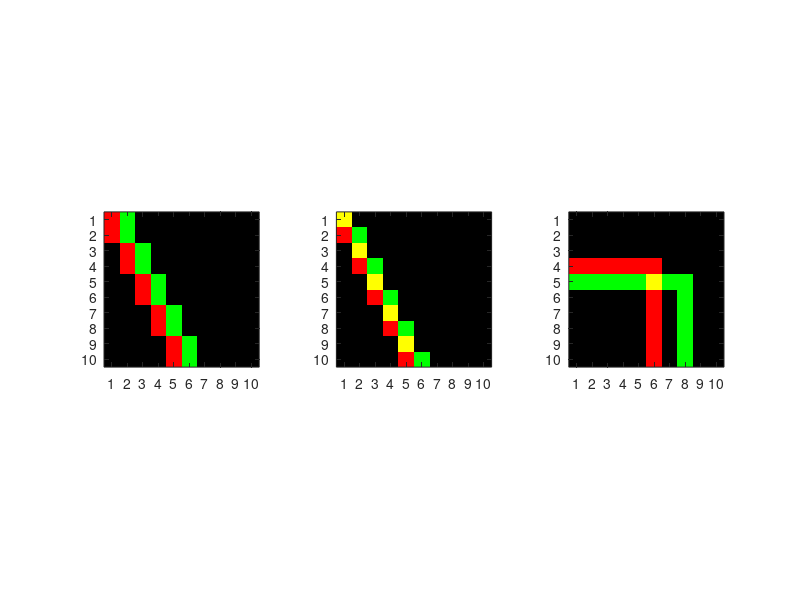

Recreate this plot in MATLAB.
function weissPatterns
% This code generates 3 motion patterns, each consisting of two snapshots
% of an image at successive times.  It then computes the likelihood of
% all motions with x-velocities in {-2, -1, 0, 1, 2} and y-velocities in
% {-2, -1, 0, 1, 2}.

for pat = 1:3
   [image1, image2] = generate_example(pat);
   plot_example(image1,image2, pat);
   print_array(['example' 64+pat '1'],image1);
   print_array(['example' 64+pat '2'],image2);
end

function print_array(name, arr)
fprintf('%s = [\n',name);
for r = 1:size(arr,1)
   fprintf('    [');
   for c=1:size(arr,2)
      fprintf('%d',arr(r,c));
      if (c < size(arr,2))
         fprintf(',');
      end
   end
   fprintf('],\n');
end
fprintf('];\n');

function [image1, image2] = generate_example(ix)
% this function generates one of three examples (for ix = 1, 2, 3)
% each example is a pair of images:  image1 is the initial image,
% image2 is the image delta-t time steps later
image1 = ...
    [1 0 0 0 0 0 0 0 0 0
     1 0 0 0 0 0 0 0 0 0
     0 1 0 0 0 0 0 0 0 0 
     0 1 0 0 0 0 0 0 0 0
     0 0 1 0 0 0 0 0 0 0 
     0 0 1 0 0 0 0 0 0 0
     0 0 0 1 0 0 0 0 0 0
     0 0 0 1 0 0 0 0 0 0
     0 0 0 0 1 0 0 0 0 0
     0 0 0 0 1 0 0 0 0 0];
if (ix == 1)  
   image2 = [image1(:,10) image1(:,1:9)];
elseif (ix == 2)
   image2 = blkdiag([1 zeros(1,9); zeros(9,1 ) image1(1:9,1:9)]);
else
   image1 = ...
    [0 0 0 0 0 0 0 0 0 0
     0 0 0 0 0 0 0 0 0 0
     0 0 0 0 0 0 0 0 0 0 
     1 1 1 1 1 1 0 0 0 0
     0 0 0 0 0 1 0 0 0 0 
     0 0 0 0 0 1 0 0 0 0
     0 0 0 0 0 1 0 0 0 0
     0 0 0 0 0 1 0 0 0 0
     0 0 0 0 0 1 0 0 0 0
     0 0 0 0 0 1 0 0 0 0];

   image2 = blkdiag([zeros(1,2) zeros(1,8); zeros(9,2) image1(1:9,1:8)]);
   image2(5,1:2)=[1 1];
end

function plot_example(image1,image2,ix)
figure(1)
subplot(1,3,ix)
colormap([0 0 0;1 0 0;0 1 0;1 1 0])
image(image1+2*image2+1)
%set(gca,'ydir','normal')
set(gca,'xtick',1:10);
set(gca,'ytick',1:10);
axis square
axis on

